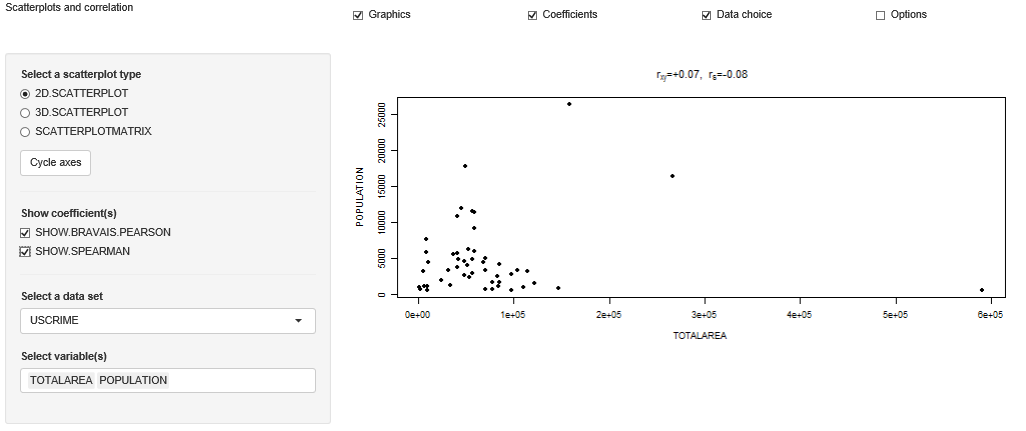

Here is the R script that generated this plot:
# ------------------------------------------------------------------------------
# Name of Quantlet: MMSTATcorrelation
# ------------------------------------------------------------------------------
# Published in:     MMSTAT
# ------------------------------------------------------------------------------
# Description:      Shows either a 2D or 3D scatterplot and computes
#                   Pearson's correlation and Spearman's rank correlation for variables of
#                   the data sets CARS, DECATHLON and USCRIME.
# ------------------------------------------------------------------------------
# Keywords:         plot, scatterplot, correlation, data visualization, 
#                   visualization, estimation, parameter, interactive, uscrime, 3D
# ------------------------------------------------------------------------------
# Usage:            MMSTAThelper_function
# ------------------------------------------------------------------------------
# Output:           Interactive shiny application
# ------------------------------------------------------------------------------
# Example:          Shows the 2-dimensional scatterplot for the variables TOTALAREA and POPULATION
#                   in the data set USCRIME             
# ------------------------------------------------------------------------------
# See also:         BCS_Linreg, SFE5dim, MVAregbank, COPcorrelation1,
#                   MMSTATtime_series_1, MMSTATlinreg, MMSTATconfmean, 
#                   MMSTATconfi_sigma, MMSTATassociation, MMSTAThelper_function,
#                   MMSTATcorrelation
# ------------------------------------------------------------------------------
# Author :          Sigbert Klinke
# ------------------------------------------------------------------------------
# Code Editor:      Yafei Xu
# ------------------------------------------------------------------------------
# Datafiles:        CARS.rds, DECATHLON.rds, USCRIME.rds
# ------------------------------------------------------------------------------

# please use "Esc" key to jump out of the Shiny app
rm(list = ls(all = TRUE))
graphics.off()

# please set working directory setwd('C:/...') 
# setwd('~/...')    # linux/mac os
 setwd("C:/Users/nazaretl.sfb649/Documents/GitHub/MMSTAT-ToDo/MMSTATcorrelation") # windows

source("MMSTAThelper_function.r")

############################### SUBROUTINES ##################################
### server ###################################################################

# install and load packages
libraries = c("scatterplot3d", "lattice")
lapply(libraries, function(x) if (!(x %in% installed.packages())) {
    install.packages(x)
})
lapply(libraries, library, quietly = TRUE, character.only = TRUE)

mmstat$vartype = "numvars"
mmstat.ui.elem("graph", "radioButtons", 
               label    = gettext("Select a scatterplot type"), 
               choices  = gettext(c("2D.SCATTERPLOT", 
                                    "3D.SCATTERPLOT", 
                                    "SCATTERPLOTMATRIX"), 
                                  "name"), 
               selected = "2D.SCATTERPLOT")
mmstat.ui.elem("permute", "actionButton", label = gettext("Cycle axes"))
mmstat.ui.elem("coeff", "checkboxGroupInput", 
               label   = gettext("Show coefficient(s)"), 
               choices = gettext(c("SHOW.BRAVAIS.PEARSON", 
                                   "SHOW.SPEARMAN"), "name"), 
               value   = character())
mmstat.ui.elem("dataset", "dataSet", 
               choices = mmstat.getDataNames("USCRIME", "CARS", "DECATHLON"))
mmstat.ui.elem("variableSelect", "variableN", 
               vartype  = "numeric", 
               selected = mmstat$dataset[[1]]$numvars[1:2])
mmstat.ui.elem("cex", "fontSize")

buildList = function(depth, v) {
  if (depth) {
    ret = buildList(depth - 1, v)
    mat = matrix(NA, nrow = length(v) * nrow(ret), ncol = ncol(ret) + 1)
    for (i in seq(v)) {
      ind1            = (1 + (i - 1) * nrow(ret)):(i * nrow(ret))
      ind2            = 1 + (1:ncol(ret))
      mat[ind1, ind2] = ret
      mat[(1 + (i - 1) * nrow(ret)):(i * nrow(ret)), 1] = v[i]
    }
    ind = apply(mat, 1, function(x, m) {length(unique(x)) == m}, 
      m = depth + 1)
    return(mat[ind, ])
  }
  return(as.matrix(v, ncol = 1))
}

upper.panel = function(x, y, cex, coeff) {
  if (length(coeff)) {
    usr     = par("usr")
    on.exit(par(usr))
    par(usr = c(0, 1, 0, 1))
    r       = abs(cor(x, y))
    txt     = format(c(r, 0.123456789), digits = digits)[1]
    txt     = paste0(prefix, txt)
    if (missing(cex.cor)) 
      cex.cor = 0.8/strwidth(txt)
      text(0.5, 0.5, txt, cex = cex.cor * r)
  } else {
    points(x, y, cex = 0.75, pch = 19)
  }
}

ct           = 0
last.permute = 0

shinyServer(function(input, output, session) {
  
  output$graphUI = renderUI({
    mmstat.ui.call("graph")
  })
  output$coeffUI = renderUI({
    mmstat.ui.call("coeff")
  })
  output$permuteUI = renderUI({
    mmstat.ui.call("permute")
  })
  output$datasetUI = renderUI({
    mmstat.ui.call("dataset")
  })
  output$cexUI = renderUI({
    mmstat.ui.call("cex")
  })
  
  output$variableSelectUI = renderUI({
    inp = mmstat.getValues(NULL, dataset = input$dataset)
    ret = mmstat.ui.call("variableSelect", 
                         choices = mmstat.getVarNames(inp$dataset, "numeric"))
    ret
  })
  
  observe({
    inp = mmstat.getValues(NULL, dataset = input$dataset)
    updateSelectInput(session, 
                      "variableSelect", 
                      choices  = mmstat.getVarNames(inp$dataset, "numeric"), 
                      selected = mmstat$dataset[[inp$dataset]]$numvars[1:2])
  })
  
  cycleList = reactive({
    inp      = mmstat.getValues(NULL, 
                                graph          = input$graph, 
                                variableSelect = input$variableSelect)
    maxdepth = length(inp$variableSelect)
    if (inp$graph == "2D.SCATTERPLOT") 
      maxdepth = 2
    if (inp$graph == "3D.SCATTERPLOT") 
      maxdepth = 3
    if (inp$graph == "SCATTERPLOTMATRIX") 
      maxdepth = min(maxdepth, 6)
      return(buildList(maxdepth - 1, inp$variableSelect))
  })
  
  output$scatterPlot = renderPlot({
    inp   = mmstat.getValues(NULL, 
                             dataset        = input$dataset, 
                             graph          = input$graph, 
                             permute        = input$permute, 
                             coeff          = input$coeff, 
                             variableSelect = input$variableSelect, 
                             cex            = input$cex)
    clist = cycleList()
    if (nrow(clist) == 0) {
      plot(0, 0, 
           xlim = c(-0.1, 0.1), 
           ylim = c(-0.1, 0.1), 
           type = "n", 
           axes = F, 
           xlab = "", 
           ylab = "", 
           pch  = 19, 
           cex  = 0.5)
      text(0, 0, 
           gettext("Please select two, three or more variables!"), 
           cex = 1.5 * inp$cex)
    } else {
      if (inp$permute > last.permute) {
        # button was pressed
        last.permute <<- inp$permute
        ct <<- ct + 1
      }
      ct <<- ct%%nrow(clist)
      varx = mmstat.getVar(isolate(inp$dataset), 
                           varname   = clist[ct + 1, 1], 
                           na.action = na.pass)
      if (varx$name == clist[ct + 1, 1]) {
        if (inp$graph == "2D.SCATTERPLOT") {
          vary = mmstat.getVar(inp$dataset, 
                               varname   = clist[ct + 1, 2], 
                               na.action = na.pass)
          plot(varx$values, 
               vary$values, 
               xlab     = gettext(clist[ct + 1, 1]), 
               ylab     = gettext(clist[ct + 1, 2]), 
               cex.axis = inp$cex, 
               cex.lab  = inp$cex, 
               cex.main = inp$cex, 
               cex.sub  = inp$cex, 
               pch      = 19)
          if (length(inp$coeff)) {
            main = rep("", length(inp$coeff))
            for (i in seq(inp$coeff)) {
              if (inp$coeff[i] == "SHOW.BRAVAIS.PEARSON") {
                main[i] = sprintf(" &r[xy];=%+.2f", 
                                  cor(varx$values, vary$values, 
                                      use = "c"))
              }
              if (inp$coeff[i] == "SHOW.SPEARMAN") {
                main[i] = sprintf(" &r[s];=%+.2f", 
                                  cor(varx$values, vary$values, 
                                      use    = "c", 
                                      method = "s"))
              }
            } 
            title(main = mmstat.math(paste(main, collapse = ", ")))
          # ('topright', c(legend1, legend2), ncol=2)
          }
        }
        if (inp$graph == "3D.SCATTERPLOT") {
          vary = mmstat.getVar(isolate(inp$dataset), 
                               varname   = clist[ct + 1, 2], 
                               na.action = na.pass)
          varz = mmstat.getVar(isolate(inp$dataset), 
                               varname   = clist[ct + 1, 3], 
                               na.action = na.pass)
          scatterplot3d(varx$values, 
                        vary$values, 
                        varz$values, 
                        pch          = 19, 
                        cex          = 0.75, 
                        cex.axis     = 0.8 * inp$cex, 
                        cex.lab      = inp$cex, 
                        cex.main     = inp$cex, 
                        highlight.3d = T, 
                        xlab         = gettext(clist[ct + 1, 1]), 
                        ylab         = gettext(clist[ct + 1, 2]), 
                        zlab         = gettext(clist[ct + 1, 3]))
          if (length(inp$coeff)) 
            title(main = gettext("Coefficients are not 
                                 available for 3D Scatterplot"))
        }
        if (inp$graph == "SCATTERPLOTMATRIX") {
          dat = data.frame(varx$values)
          for (i in 2:length(clist[ct + 1, ])) {
            var      = mmstat.getVar(inp$dataset, 
                                     varname   = clist[ct + 1, i], 
                                     na.action = na.pass)
            dat[, i] = var$values
          }
          colnames(dat) = gettext(clist[ct + 1, ])
          splom(~dat, 
                pch           = 19, 
                col           = "black", 
                as.matrix     = T, 
                cex           = 1/sqrt(ncol(dat)), 
                varname.cex   = 1.5 * inp$cex/inp$cex/(ncol(dat)^(1/3)), 
        axis.text.cex = ifelse(ncol(dat) < 5, 
        inp$cex/(ncol(dat)^(1/3)), 0), 
        coeff         = inp$coeff, 
        cex.coeff     = 1.5 * inp$cex/(ncol(dat)^(1/3)), 
        panel = function(x, y, i, j, cex, coeff, cex.coeff, ...) {
                  if (length(coeff)) {
                    if (i > j) {
                      panel.points(x, y, cex = cex, pch = 19, col = "black")
                    } else {
                      main = rep("", length(inp$coeff))
                      for (i in seq(inp$coeff)) {
                        if (inp$coeff[i] == "SHOW.BRAVAIS.PEARSON") {
                          main[i] = sprintf(" &r[xy];=%+.2f", 
                                            cor(x, y, use = "c"))
                        }
                        if (inp$coeff[i] == "SHOW.SPEARMAN") {
                          main[i] = sprintf(" &r[s];=%+.2f", 
                                            cor(x, y, 
                                                use     = "c", 
                                                method  = "s"))
                        }
                      }
                      xpos = mean(range(x))
                      ypos = min(y) + diff(range(y)) * 
                             c(1, 3, 5)/(2 * length(coeff))
                      for (i in seq(main)) panel.text(xpos, 
                                                      ypos[i], 
                                                      mmstat.math(main[i]), 
                                                      cex = cex.coeff)
                    }
                  } else {
                    panel.points(x, y, cex = cex, pch = 19, col = "black")
                  }
                })
        }
      }
    }
  })
  
  output$logText = renderText({
    mmstat.getLog(session)
  })
})


############################### SUBROUTINES ##################################
### server ###################################################################

mmstat$vartype = 'numvars'
mmstat.ui.elem("graph", 'radioButtons',
               label    = gettext("Select a scatterplot type"),
               choices  = gettext(c("2D.SCATTERPLOT", "3D.SCATTERPLOT", 
                                    "SCATTERPLOTMATRIX"), "name"),
               selected = "2D.SCATTERPLOT")
mmstat.ui.elem("permute", 'actionButton',
               label    = gettext("Cycle axes"))
mmstat.ui.elem("coeff", 'checkboxGroupInput',
               label    = gettext("Show coefficient(s)"),
               choices  = gettext(c("SHOW.BRAVAIS.PEARSON", 
                                    "SHOW.SPEARMAN"), "name"),
               value    = character())
mmstat.ui.elem("dataset", "dataSet",     
               choices  = mmstat.getDataNames("USCRIME", "CARS", "DECATHLON"))
mmstat.ui.elem('variableSelect',  'variableN',  
               vartype  = "numeric",
               selected = mmstat$dataset[[1]]$numvars[1:2])
mmstat.ui.elem("cex", "fontSize")

buildList = function(depth, v) {
  if (depth) {
    ret = buildList(depth-1, v)
    mat = matrix(NA, nrow = length(v)*nrow(ret), ncol = ncol(ret)+1)
    for (i in seq(v)) {
      ind1                                     = (1+(i-1)*nrow(ret)):(i*nrow(ret))
      ind2                                     = 1+(1:ncol(ret))
      mat[ind1,ind2]                           = ret
      mat[(1+(i-1)*nrow(ret)):(i*nrow(ret)),1] = v[i]
    }
    ind = apply(mat, 1, function(x, m) { length(unique(x)) == m}, m = depth+1)
    return(mat[ind,])
  }
  return(as.matrix(v, ncol = 1))
}

upper.panel = function(x, y, cex, coeff) {
  if (length(coeff)) {
    usr = par("usr"); on.exit(par(usr))
    par(usr = c(0, 1, 0, 1))
    r   = abs(cor(x, y))
    txt = format(c(r, 0.123456789), digits = digits)[1]
    txt = paste0(prefix, txt)
    if(missing(cex.cor)) cex.cor = 0.8/strwidth(txt)
      text(0.5, 0.5, txt, cex = cex.cor * r)
  } else {
    points(x, y, cex = 0.75, pch = 19)
  }
}

ct           = 0
last.permute = 0

server = shinyServer(function(input, output, session) {
  
  output$graphUI     = renderUI({ mmstat.ui.call('graph') })
  output$coeffUI     = renderUI({ mmstat.ui.call('coeff') })
  output$permuteUI   = renderUI({ mmstat.ui.call('permute') })
  output$datasetUI   = renderUI({ mmstat.ui.call('dataset') })
  output$cexUI       = renderUI({ mmstat.ui.call('cex')  })
  
  output$variableSelectUI = renderUI({
    inp = mmstat.getValues(NULL, dataset = input$dataset)
    ret = mmstat.ui.call('variableSelect',
                         choices = mmstat.getVarNames(inp$dataset, 'numeric'))
    ret
  })  
  
  observe({
    inp = mmstat.getValues(NULL, dataset = input$dataset)
    updateSelectInput(session, "variableSelect",
                      choices  = mmstat.getVarNames(inp$dataset, 'numeric'),
                      selected = mmstat$dataset[[inp$dataset]]$numvars[1:2])
  })
  
  cycleList = reactive({
    inp      = mmstat.getValues(NULL, 
                                graph          = input$graph,
                                variableSelect = input$variableSelect)
    maxdepth = length(inp$variableSelect) 
    if (inp$graph == '2D.SCATTERPLOT') maxdepth = 2;
    if (inp$graph == '3D.SCATTERPLOT') maxdepth = 3;
    if (inp$graph == 'SCATTERPLOTMATRIX') maxdepth = min(maxdepth, 6);      
      return (buildList(maxdepth-1, inp$variableSelect))
  })
  
  output$scatterPlot = renderPlot({
    inp   = mmstat.getValues(NULL, 
                             dataset        = input$dataset,
                             graph          = input$graph,
                             permute        = input$permute,
                             coeff          = input$coeff,
                             variableSelect = input$variableSelect,
                             cex            = input$cex)
    clist = cycleList()
    if (nrow(clist) == 0) {
      plot(0,0, 
        xlim = c(-0.1, 0.1), 
        ylim = c(-0.1, 0.1), 
        type = "n", 
        axes = F, 
        xlab = "", 
        ylab = "", 
        pch  = 19, 
        cex  = 0.5)
      text(0,0, gettext("Please select two, three or more variables!"), 
           cex = 1.5*inp$cex)
    } else {
      if (inp$permute>last.permute) { # button was pressed
        last.permute <<- inp$permute
        ct <<- ct+1
      }
      ct <<- ct%%nrow(clist)
      varx = mmstat.getVar(isolate(inp$dataset), 
                           varname   = clist[ct+1,1], 
                           na.action = na.pass)
      if (varx$name == clist[ct+1,1]) {
        if (inp$graph == '2D.SCATTERPLOT') {
          vary = mmstat.getVar(inp$dataset, 
                               varname   = clist[ct+1,2], 
                               na.action = na.pass)
          plot (varx$values, 
                vary$values, 
                xlab     = gettext(clist[ct+1,1]), 
                ylab     = gettext(clist[ct+1,2]),
                cex.axis = inp$cex, 
                cex.lab  = inp$cex, 
                cex.main = inp$cex, 
                cex.sub  = inp$cex, 
                pch      = 19)
          if (length(inp$coeff)) {
            main = rep('', length(inp$coeff))
            for (i in seq(inp$coeff)) {
              if (inp$coeff[i] == "SHOW.BRAVAIS.PEARSON") {
                main[i] = sprintf(" &r[xy];=%+.2f", 
                                  cor(varx$values, vary$values, use = "c"))
              }
              if (inp$coeff[i] == "SHOW.SPEARMAN") {        
                main[i] = sprintf(" &r[s];=%+.2f", 
                                  cor(varx$values, vary$values, 
                                      use    = "c", 
                                      method = "s"))
              }
            } 
            title(main = mmstat.math(paste(main, collapse = ", ")))

          }
        }
        if (inp$graph == '3D.SCATTERPLOT') {
          vary = mmstat.getVar(isolate(inp$dataset), 
                               varname   = clist[ct+1,2], 
                               na.action = na.pass)
          varz = mmstat.getVar(isolate(inp$dataset), 
                               varname   = clist[ct+1,3], 
                               na.action = na.pass)
          scatterplot3d (varx$values, 
                         vary$values, 
                         varz$values, 
                         pch          = 19, 
                         cex          = 0.75,
                         cex.axis     = 0.8*inp$cex, 
                         cex.lab      = inp$cex, 
                         cex.main     = inp$cex,
                         highlight.3d = T,
                         xlab         = gettext(clist[ct+1,1]), 
                         ylab         = gettext(clist[ct+1,2]), 
                         zlab         = gettext(clist[ct+1,3]))
          if (length(inp$coeff)) title(main = gettext("Coefficients are 
                                                      not available for 
                                                      3D Scatterplot"))
        }
        if (inp$graph == 'SCATTERPLOTMATRIX') {
          dat = data.frame(varx$values)
          for (i in 2:length(clist[ct+1,])) {
            var     = mmstat.getVar(inp$dataset, 
                                    varname   = clist[ct+1,i], 
                                    na.action = na.pass)
            dat[,i] = var$values
          }
          colnames(dat) = gettext(clist[ct+1,])
          splom(~dat,  
                pch           = 19, 
                col           = "black", 
                as.matrix     = T,
                cex           = 1/sqrt(ncol(dat)), 
                varname.cex   = 1.5*inp$cex/inp$cex/(ncol(dat)^(1/3)),
                axis.text.cex = ifelse(ncol(dat)<5, 
                                       inp$cex/(ncol(dat)^(1/3)), 0),
                coeff         = inp$coeff, 
                cex.coeff     = 1.5*inp$cex/(ncol(dat)^(1/3)),
                panel = function(x, y, i, j, cex, coeff,  cex.coeff, ...) {
                  if (length(coeff)) {
                    if(i>j) {
                      panel.points(x,y, cex = cex, pch = 19, col = "black")
                    } else {
                      main = rep('', length(inp$coeff))
                      for (i in seq(inp$coeff)) {
                        if (inp$coeff[i] == "SHOW.BRAVAIS.PEARSON") {
                          main[i] = sprintf(" &r[xy];=%+.2f", 
                                            cor(x, y, use = "c"))
                        }
                        if (inp$coeff[i] == "SHOW.SPEARMAN") {        
                          main[i] = sprintf(" &r[s];=%+.2f", 
                                            cor(x, y, use = "c",
                                            method = "s"))
                        }
                      }
                      xpos = mean(range(x))
                      ypos = min(y)+diff(range(y))*c(1,3,5)/(2*length(coeff))
                      for (i in seq(main)) panel.text(xpos, ypos[i], 
                                                      mmstat.math(main[i]), 
                                                      cex = cex.coeff)
                    }
                  } else {
                    panel.points(x,y, cex = cex, pch = 19, col = "black")
                  }
                })
        }
      }
    }
  })
  
  output$logText = renderText({
    mmstat.getLog(session)
  })
})

############################### SUBROUTINES ##################################
### ui #######################################################################

ui = shinyUI(fluidPage(
  div(class = "navbar navbar-static-top",
      div(class = "navbar-inner", 
          fluidRow(column(4, div(class = "brand pull-left", 
                                 gettext("Scatterplots and correlation"))),
                   column(2, checkboxInput("showgraph", 
                                           gettext("Graphics"), TRUE)),
                   column(2, checkboxInput("showcoeff", 
                                           gettext("Coefficients"), TRUE)),
                   column(2, checkboxInput("showdata", 
                                           gettext("Data choice"), TRUE)),
                   column(2, checkboxInput("showoptions", 
                                           gettext("Options"), FALSE))))),
    
  sidebarLayout(
    sidebarPanel(
      conditionalPanel(
        condition = 'input.showgraph',
        uiOutput("graphUI"),
        uiOutput("permuteUI")
      ),
      conditionalPanel(
        condition = 'input.showcoeff',
        hr(),
        uiOutput("coeffUI")
      ),
      conditionalPanel(
        condition = 'input.showdata',
        hr(),
        uiOutput("datasetUI"),
        uiOutput("variableSelectUI")
      ),
      conditionalPanel(
        condition = 'input.showoptions',
        hr(),
        uiOutput("cexUI")
      )
    ),
    mainPanel(plotOutput("scatterPlot"))),

  htmlOutput("logText")  
))

############################### SUBROUTINES ##################################
### shinyApp #################################################################

shinyApp(ui = ui, server = server)
